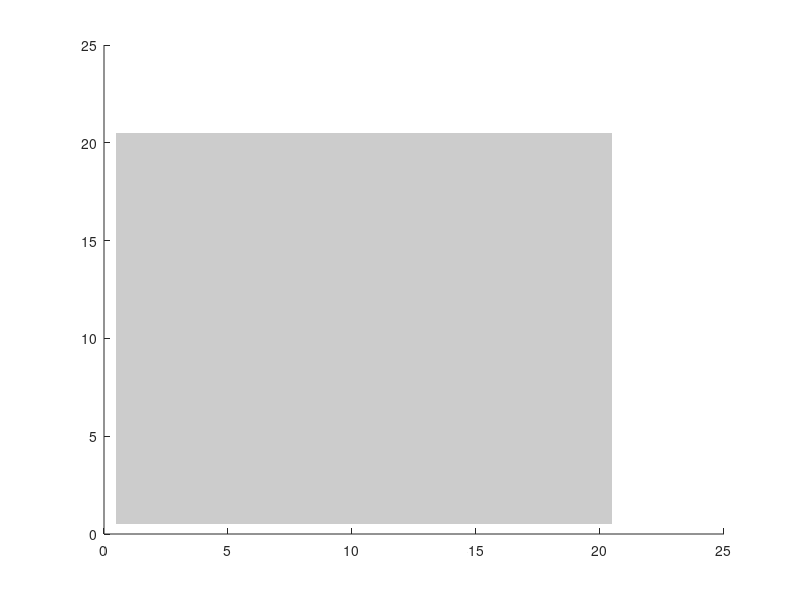

Source code (MATLAB):
%This program demonstrates how to recognize a mouse click and hold action.

%If you click and hold the mouse on a grey block, it will start coloring
% the blocks black as long as you hold the mouse button. If you click and
% hold the mouse on a black block, it will start coloring blocks grey as
% long as you hold the mouse down. 

clear;
clc;

%If a variable or array is used inside the handler function, it needs to
% be declared as a global variable.
global grid mouseDown gridRows gridColumns

%Configuration data
gridRows = 20;
gridColumns = 20;

%Locations with a value of 1 will be drawn as grey while locations with a
%value of 2 will be drawn as black. 
grid = ones(gridRows, gridColumns);
mouseDown = 0;


%Create a new figure
figure;
hold on;
%Set the color map for the figure, we have the following colors:
colormap([0.8 0.8 0.8; 0 0 0])  

%We register the button callback to the image rather than the figure, so
% this only responds when we click on the plot area rather than the figure
% area outside of the plot. 
image(grid, 'ButtonDownFcn',@clickHandler)

%This function draws the world. We call it every time the grid is updated.
% This gets significantly more complicated when handling mouse motion
% instead of just mouse clicks.
function drawGrid()
    global grid
    %We have to re-register the click handler every time we redraw the
    % image.
    image(grid, 'ButtonDownFcn',@clickHandler);
    % Here gca refers to the image() we just drew above
    fig = gcf;
    set( fig,'WindowButtonMotionFcn',@motionCallback);
    set( fig,'WindowButtonUpFcn', @mouseReleased);

end


%This function is called when a user presses a key down.
function clickHandler(fig, event)
    global grid setValue mouseDown

    mouseDown = 1;

    point = get( gca, 'CurrentPoint');
    col = round(point(1,1));
    row = round(point(1,2));

    %Swap the grid value between 1 and 2.
    % The setValue variable is used by the click-drag handler to know
    % what color it is making the grid. 
    if grid(row, col) == 1
        grid(row, col) = 2;
        setValue = 2;
    else
        grid(row, col) = 1;
        setValue = 1;
    end

    %Redraw the grid
    drawGrid()
end

%This callback function ALWAYS fires when we move the mouse over the 
% figure, regardless of whether we have clicked or not. Thus, we need
% to combine this with a mousedown and mouseup handler to detect if the
% user is currently holding down the mouse button.
function  motionCallback(source, event)
global grid setValue mouseDown gridRows gridColumns

point = get( gca, 'CurrentPoint');
clc;
row = round(point(1,2))
col = round(point(1,1))
mouseDown

if mouseDown && (row >= 1) && (row <= gridRows) && (col >= 1) && (col <= gridColumns)
    grid(row,col) = setValue;
end

drawGrid();
end

%These handlers manage the state of whether or not the user is currently
% holding down the mouse button.
function mouseReleased( src, event )
    global mouseDown
    mouseDown = 0;
end
